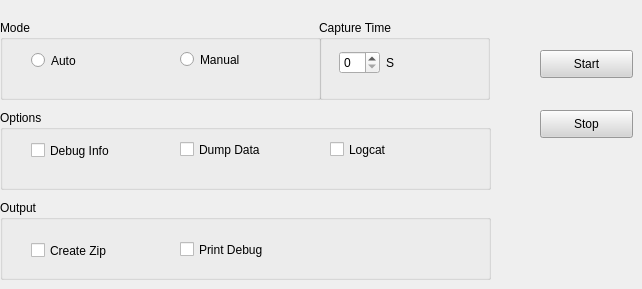
      <widget class="QWidget" name="Audio_debugInfo_page">
       <widget class="QGroupBox" name="Audio_debugMode_groupBox">
        <property name="geometry">
         <rect>
          <x>0</x>
          <y>20</y>
          <width>321</width>
          <height>80</height>
         </rect>
        </property>
        <property name="title">
         <string>Mode</string>
        </property>
        <widget class="QRadioButton" name="AudioMode_Auto_radioBtn">
         <property name="geometry">
          <rect>
           <x>31</x>
           <y>31</y>
           <width>111</width>
           <height>19</height>
          </rect>
         </property>
         <property name="text">
          <string>Auto</string>
         </property>
        </widget>
        <widget class="QRadioButton" name="AudioMode_Menu_radioBtn">
         <property name="geometry">
          <rect>
           <x>180</x>
           <y>30</y>
           <width>91</width>
           <height>19</height>
          </rect>
         </property>
         <property name="text">
          <string>Manual</string>
         </property>
        </widget>
       </widget>
       <widget class="QGroupBox" name="Audio_captureTime_groupBox">
        <property name="geometry">
         <rect>
          <x>319</x>
          <y>20</y>
          <width>171</width>
          <height>80</height>
         </rect>
        </property>
        <property name="title">
         <string>Capture Time</string>
        </property>
        <widget class="QWidget" name="layoutWidget">
         <property name="geometry">
          <rect>
           <x>20</x>
           <y>30</y>
           <width>65</width>
           <height>25</height>
          </rect>
         </property>
         <layout class="QHBoxLayout" name="horizontalLayout_5">
          <item>
           <widget class="QSpinBox" name="Audio_captureTime_spinBox"/>
          </item>
          <item>
           <widget class="QLabel" name="label_29">
            <property name="text">
             <string>S</string>
            </property>
           </widget>
          </item>
         </layout>
        </widget>
       </widget>
       <widget class="QGroupBox" name="Audio_debugOptions_groupBox">
        <property name="geometry">
         <rect>
          <x>0</x>
          <y>110</y>
          <width>491</width>
          <height>80</height>
         </rect>
        </property>
        <property name="title">
         <string>Options</string>
        </property>
        <widget class="QCheckBox" name="Audio_debugInfo_checkBox">
         <property name="geometry">
          <rect>
           <x>31</x>
           <y>31</y>
           <width>131</width>
           <height>19</height>
          </rect>
         </property>
         <property name="text">
          <string>Debug Info</string>
         </property>
        </widget>
        <widget class="QCheckBox" name="Audio_dumpData_checkBox">
         <property name="geometry">
          <rect>
           <x>180</x>
           <y>30</y>
           <width>121</width>
           <height>19</height>
          </rect>
         </property>
         <property name="text">
          <string>Dump Data</string>
         </property>
        </widget>
        <widget class="QCheckBox" name="Audio_Logcat_checkBox">
         <property name="geometry">
          <rect>
           <x>330</x>
           <y>30</y>
           <width>91</width>
           <height>19</height>
          </rect>
         </property>
         <property name="text">
          <string>Logcat</string>
         </property>
        </widget>
       </widget>
       <widget class="QGroupBox" name="Audio_debugOutput_groupBox">
        <property name="geometry">
         <rect>
          <x>0</x>
          <y>200</y>
          <width>491</width>
          <height>80</height>
         </rect>
        </property>
        <property name="title">
         <string>Output</string>
        </property>
        <widget class="QCheckBox" name="Audio_printDebug_checkBox">
         <property name="geometry">
          <rect>
           <x>180</x>
           <y>40</y>
           <width>151</width>
           <height>19</height>
          </rect>
         </property>
         <property name="text">
          <string>Print Debug</string>
         </property>
        </widget>
        <widget class="QCheckBox" name="Audio_createZip_checkBox">
         <property name="geometry">
          <rect>
           <x>31</x>
           <y>41</y>
           <width>131</width>
           <height>19</height>
          </rect>
         </property>
         <property name="text">
          <string>Create Zip</string>
         </property>
        </widget>
       </widget>
       <widget class="QPushButton" name="Audio_debugStart_btn">
        <property name="geometry">
         <rect>
          <x>540</x>
          <y>50</y>
          <width>93</width>
          <height>28</height>
         </rect>
        </property>
        <property name="styleSheet">
         <string notr="true">background-color:#D5D5D5</string>
        </property>
        <property name="text">
         <string>Start</string>
        </property>
       </widget>
       <widget class="QPushButton" name="Audio_debugStop_btn">
        <property name="geometry">
         <rect>
          <x>540</x>
          <y>110</y>
          <width>93</width>
          <height>28</height>
         </rect>
        </property>
        <property name="styleSheet">
         <string notr="true">background-color:#D5D5D5</string>
        </property>
        <property name="text">
         <string>Stop</string>
        </property>
       </widget>
      </widget>
